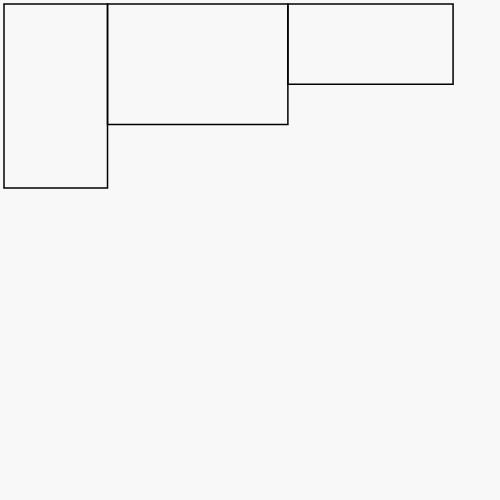
Frame 1 (no input)
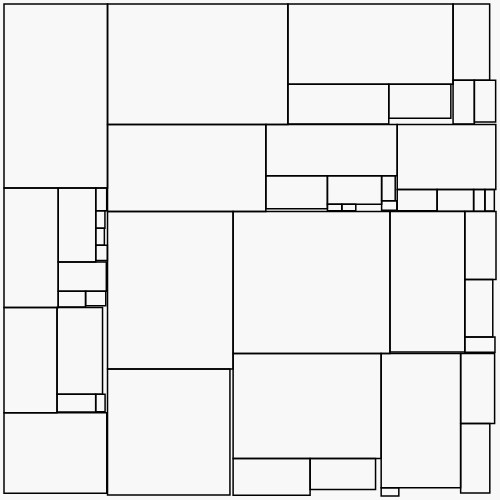
Frame 60 (no input)
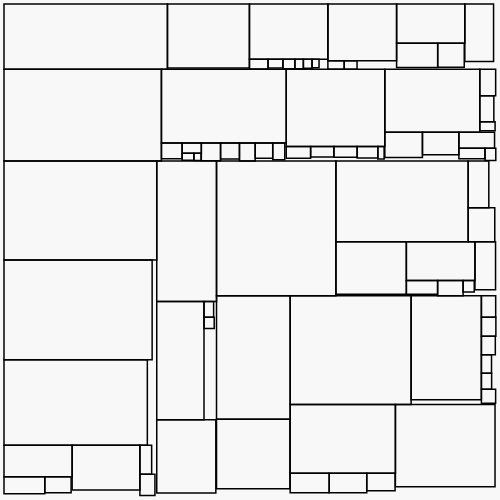
Frame 120 (the mouse pressed at the canvas centre since frame 60)

The p5.js sketch that drew these frames (run headless with seeded random() and noise() and a simulated clock; from frame 60 on, the mouse is pressed at the canvas centre):

// p5.js sketch
// ── sketch.js
// 사각형 채우기 (guillotine) — 검은 윤곽선 사각형. 클릭: 재시작
let queue = [], placed = [], free = [];

function setup() {
  createCanvas(500, 500);
  regenerate();
}

function regenerate() {
  placed = [];
  free = [{ x: 4, y: 4, w: width - 8, h: height - 8 }];
  queue = [];
  for (let i = 0; i < 260; i++) {
    const s = random() < 0.15 ? random(47, 118) : random(9, 55);
    queue.push({ w: s * random(0.6, 1.6), h: s * random(0.6, 1.6) });
  }
  queue.sort((a, b) => max(b.w, b.h) - max(a.w, a.h));
}

function placeOne() {
  while (queue.length) {
    const r = queue.shift();
    let best = -1, bestWaste = Infinity;
    for (let i = 0; i < free.length; i++) {
      const f = free[i];
      if (r.w <= f.w && r.h <= f.h) {
        const waste = f.w * f.h - r.w * r.h;
        if (waste < bestWaste) { bestWaste = waste; best = i; }
      }
    }
    if (best < 0) continue;
    const f = free.splice(best, 1)[0];
    placed.push({ x: f.x, y: f.y, w: r.w, h: r.h });
    const rw = f.w - r.w, rh = f.h - r.h;
    if (rw > rh) {
      if (rw > 1) free.push({ x: f.x + r.w, y: f.y, w: rw, h: f.h });
      if (rh > 1) free.push({ x: f.x, y: f.y + r.h, w: r.w, h: rh });
    } else {
      if (rw > 1) free.push({ x: f.x + r.w, y: f.y, w: rw, h: r.h });
      if (rh > 1) free.push({ x: f.x, y: f.y + r.h, w: f.w, h: rh });
    }
    return true;
  }
  return false;
}

function draw() {
  background(248);
  for (let i = 0; i < 3; i++) placeOne();
  noFill();
  stroke(0);
  strokeWeight(1.5);
  for (const p of placed) rect(p.x, p.y, p.w, p.h);
}

function mousePressed() {
  if (mouseX >= 0 && mouseX < width && mouseY >= 0 && mouseY < height) regenerate();
}
